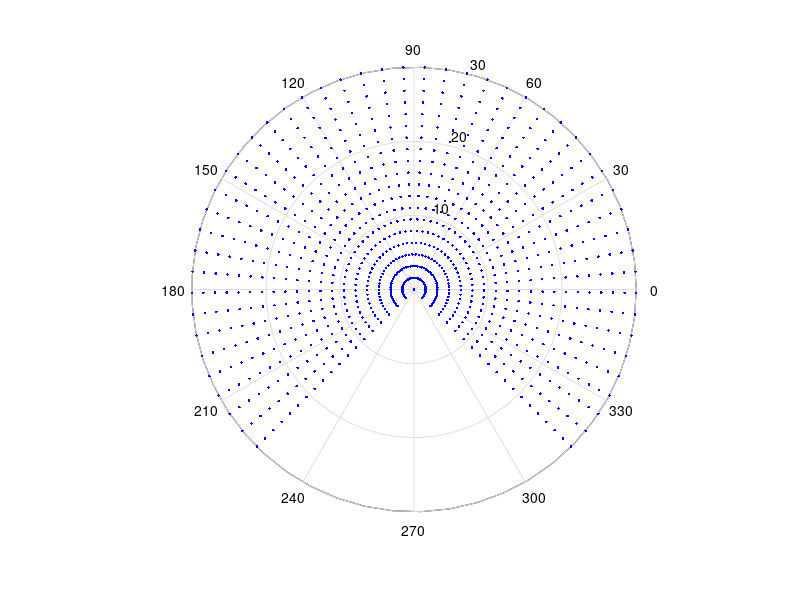

Write MATLAB code to recreate this figure.
% calculate or load base list from file once and change wiper position on each line
% 1 faster for big r, 1 and 2 "same" for big t
% test horzcat/vertcat vs [A B]/[A; B] speed
% add test lidar mode 
% real should have 1081 radii and 600 points per radii 

clear
numLines = 50;
numPoints = 20;

a = zeros(100,1);
for i = 1:100
    %clear t r lines
    tic
    t = linspace(-pi/4, 5*pi/4, numLines);
    r = linspace(0, 30, numPoints);
    lines = vertcat(repelem(t, length(r)), repmat(r, 1, length(t)));
    a(i) = toc;
end
disp(mean(a))
figure(1)
polar(lines(1,:), lines(2,:), 'b.')

input = [-pi/4 randi([0 30]);...
         0 randi([0 30]);...
         pi/6 randi([0 30]);...
         pi/2 randi([0 30]);...
         3*pi/4 randi([0 30])];

values = zeros(1, numLines*numPoints);
%   for each radius value 
%     if radius value not in inputs, set all points of line to 0
%     if radius value in inputs
%       set minimum distance through distance - 1 to 0
%       set point at distance value to 1
%       set point at distance + 1 through max distance to nan   




% clear
% b = zeros(100,1);
% for i = 1:100
%     clear t r lent lenr linez
%     tic
%     t = linspace(-pi/4, 5*pi/4, 50);
%     r = linspace(0, 30, 20);
%     lent = length(t); 
%     lenr = length(r);
%     linez = zeros(2, lent*lenr);
%     for j = 0:lenr-1
%         linez(1, j*lent+1:j*lent+lent) = t;
%         linez(2, j*lent+1:j*lent+lent) = r(j+1)*ones(1, lent);
%     end
%     b(i) = toc;
% end
% disp(mean(b))
% figure(2)
% polar(linez(1,:), linez(2,:), 'b.')
